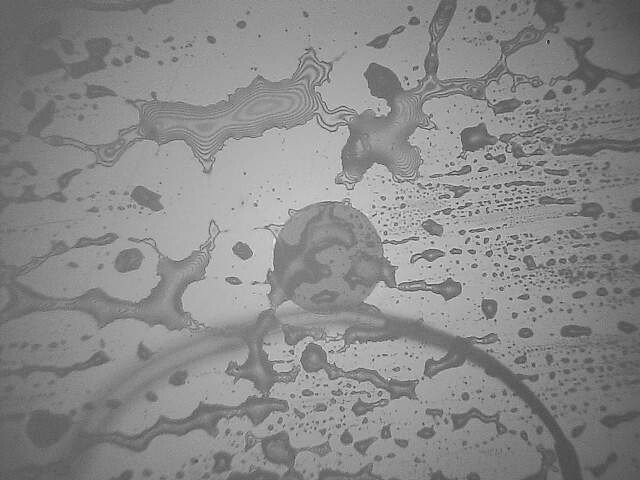
#> input picture c1.png, 640 x 480 px
$ python CannyTest.py   (older library calls are emulated)
#> lines starting #> are read from the running program, lines starting #| are printed output that depends on the picture; after the words box and inside, x2 and y2 are one past the last pixel; in counts of white or black regions, pixels touching at a corner belong together
#!/usr/bin/env python
# -*- coding: utf-8 -*-
# @Time    : 2018/5/22 10:50
# @Author  : zhuohf1
# @File    : CannyTest.py
import cv2
import numpy as np

src_img = cv2.imread('c1.png')
#> src_img is the input picture: shape (480, 640, 3); min 18, max 251, mean 137.2
dst_img = src_img.copy()
graySrc = cv2.cvtColor(src_img, cv2.COLOR_BGR2GRAY)

# 二值化
threshold = cv2.medianBlur(graySrc,15)
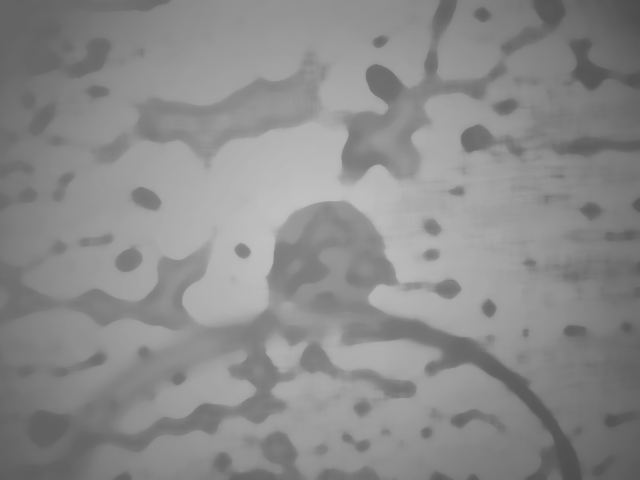
#> threshold: shape (480, 640); min 76, max 192, mean 139
threshold = cv2.adaptiveThreshold(threshold, 255, cv2.ADAPTIVE_THRESH_MEAN_C, cv2.THRESH_BINARY, 221, 2)
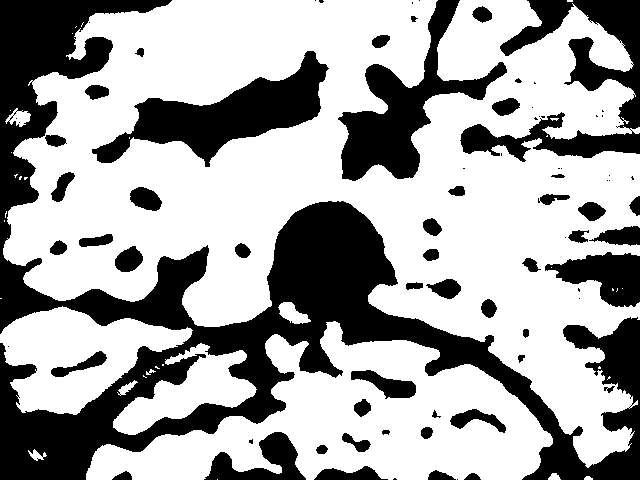
#> threshold: shape (480, 640); 64.8% white; 80 black regions (31 under 20 px), largest, box (x1, y1, x2, y2) and area: (0, 0, 640, 480) 64310, (92, 51, 329, 167) 9868, (460, 0, 640, 162) 9665
threshold = cv2.medianBlur(threshold,5)
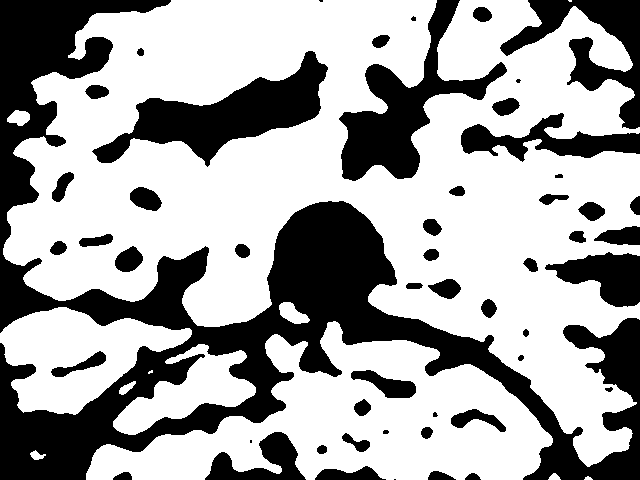
#> threshold: shape (480, 640); 64.8% white; 52 black regions (6 under 20 px)
image, contours, hierarchy = cv2.findContours(threshold, cv2.RETR_TREE, cv2.CHAIN_APPROX_SIMPLE)
#> contours = 50 contours, 4 with area under 20; largest, box (x1, y1, x2, y2) and area: (3, 0, 640, 467) 159494, (86, 321, 553, 480) 36406, (0, 307, 192, 415) 11416, (91, 50, 329, 168) 10140, (113, 344, 256, 435) 5258
contours2 = [x for x in contours if cv2.contourArea(x) < 100000 and cv2.contourArea(x) > 5000]
#> contours2 = 4 contours; box (x1, y1, x2, y2) and area: (86, 321, 553, 480) 36406, (0, 307, 192, 415) 11416, (91, 50, 329, 168) 10140, (113, 344, 256, 435) 5258

copyImg = None
for contour in contours2:
    x, y, w, h = cv2.boundingRect(contour)
    print("rect={},{},{},{}".format(x, y, w, h))
    copyImg = graySrc[y -5:y + h+5 , x-5 :x + w+5 ]
#> this loop made 4 passes
#> (x, y, w, h) on passes 1 to 4: (113, 344, 143, 91), (86, 321, 467, 159), (0, 307, 192, 108), (91, 50, 238, 118)
#| rect=113,344,143,91
#| rect=86,321,467,159
#| rect=0,307,192,108
#| rect=91,50,238,118
#> pass 1, `copyImg = graySrc[y -5:y + h+5 , x-5 :x + w+5 ]`:
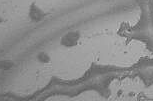
#> copyImg: shape (101, 153); min 83, max 211, mean 139.7
#> pass 2, `copyImg = graySrc[y -5:y + h+5 , x-5 :x + w+5 ]`:
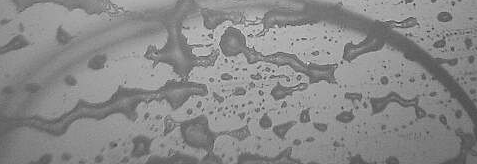
#> copyImg: shape (164, 477); min 49, max 229, mean 137

copyImg = cv2.medianBlur(copyImg,9)
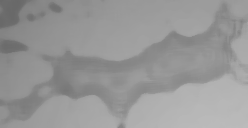
#> copyImg: shape (128, 248); min 104, max 187, mean 151.4
circles = cv2.HoughCircles(copyImg, cv2.HOUGH_GRADIENT,
                           dp=1.7,  # 1.5    2
                           minDist=480,  # 480
                           param1=100,  # 120
                           param2=52,  # 52
                           minRadius=48,  # 48
                           maxRadius=480)  # 480
#> circles = None

print("circles={}".format(circles))
#| circles=None
if circles is not None and len(circles) != 0:
    circles = np.uint16(np.around(circles))
    # 画圆
    for i in circles[0, :]:
        # draw the outer circle
        cv2.circle(copyImg, (i[0], i[1]), i[2], (0, 255, 0), 2)
        # draw the center of the circle
        cv2.circle(copyImg, (i[0], i[1]), 2, (0, 0, 255), 3)


cv2.imshow("canny", copyImg)
#cv2.imshow("Dst Img", dst_img)  # 显示处理后的函数
cv2.waitKey(0)
cv2.destroyAllWindows()

$ run again, with 11.png copied over c1.png
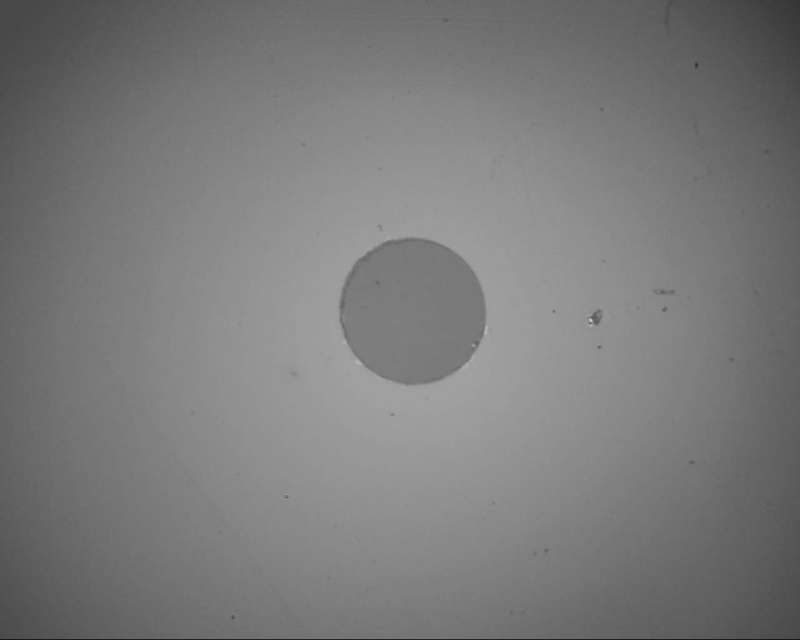
#> input picture 11.png, 800 x 640 px
#> src_img is the input picture: shape (640, 800, 3); min 22, max 208, mean 122.5
#> `threshold = cv2.medianBlur(threshold,5)`:
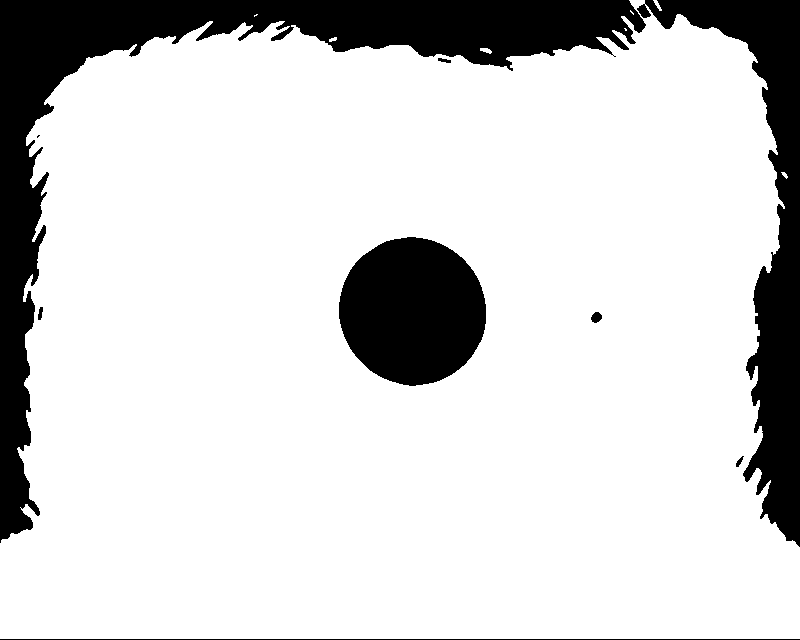
#> threshold: shape (640, 800); 82.8% white; 9 black regions (1 under 20 px)
#> contours = 17 contours, 8 with area under 20; largest, box (x1, y1, x2, y2) and area: (0, 0, 800, 639) 439267, (338, 236, 487, 387) 17215, (636, 3, 652, 19) 130, (590, 311, 603, 324) 102, (37, 306, 44, 321) 61
#> contours2 = 1 contour; box (x1, y1, x2, y2) and area: (338, 236, 487, 387) 17215
#> the loop `for contour in contours2:` made 1 pass
#> (x, y, w, h) on pass 1: (338, 236, 149, 151)
#> (printed output is left out)
#> `circles = cv2.HoughCircles(copyImg, cv2.HOUGH_GRADIENT, dp=1.7,`: circles = [[79.05, 80.75, 73.16]]
#| circles=[[[79.05 80.75 73.16]]]
#> `circles = np.uint16(np.around(circles))`: circles = [[79, 81, 73]]
#> the loop `for i in circles[0, :]:` made 1 pass
#> after the loop `for i in circles[0, :]:`:
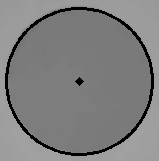
#> copyImg: shape (161, 159); min 0, max 161, mean 127
